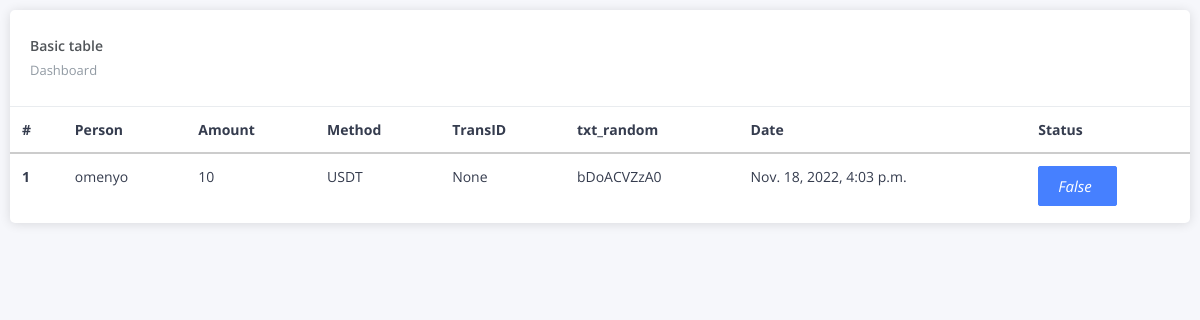
The page /deposit_table on the database as committed earlier.
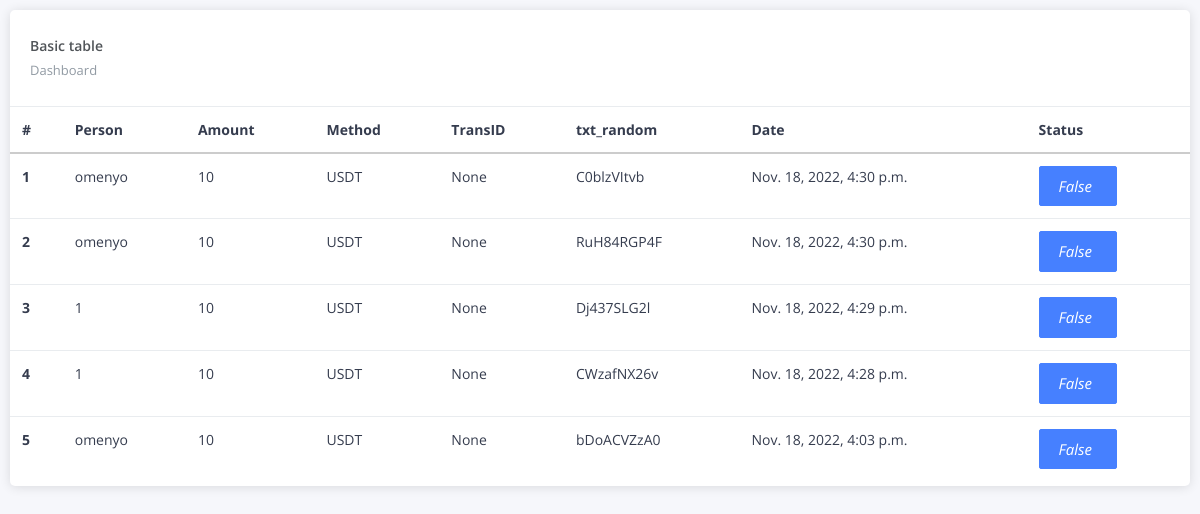
The same page on the database as committed later.
### main/models.py (models this page shows, shortened)
class Deposit(models.Model):
	person = models.CharField(max_length=1000)
	amount= models.CharField(max_length=1000)
	method=models.ForeignKey(Currencie, on_delete=models.CASCADE, default=1)
	wallet =models.CharField(max_length=1000, default=1)
	transID =models.CharField(max_length=1000, default=1)
	txt_random=models.CharField(max_length=1000, default=1)
	date_deposit =models.DateTimeField(default=datetime.datetime.today)
	status=models.BooleanField(default=False)
	class Meta:
		ordering = ('-date_deposit', )

class Currencie(models.Model):
	name = models.CharField(max_length=1000)

### main/views.py (the view)
# urls.py: path('deposit_table', views.deposit_table, name='deposit_table'),
def deposit_table(request):
    deposits= Deposit.objects.filter(status=False)
    context={'deposits':deposits}
    return render(request,'super.html',context)

### templates/super.html (shortened to what this page needs)
{% extends 'base2.html' %}
{% load static %}
{% load crispy_forms_tags %}
{% block body %}
<div class="pcoded">
    <div class="pcoded-inner-content">
        <div class="main-body">
            <div class="page-body">
                <div class="card">
                    <div class="card-header">
                        <h5>Basic table</h5>
                        <a href="/admin/"><span>Dashboard</span></a>
                        <div class="card-header-right">    <ul class="list-unstyled card-option">        <li><i class="icofont icofont-simple-left "></i></li>        </ul></div>
                    </div>
                    <div class="card-block table-border-style">
                        <div class="table-responsive">
                            <table class="table">
                                <thead>
                                    <tr>
                                        <th>#</th>
                                        <th>Person</th>
                                        <th>Amount</th>
                                        <th>Method</th>
                                        <th>TransID</th>
                                        <th>txt_random</th>
                                        <th>Date</th>
                                        <th>Status</th>
                                    </tr>
                                </thead>
                                <tbody>
                                    {% for brand in deposits %}
                                    <tr>
                                        <th scope="row">{{ forloop.counter }}</th>
                                        <td>{{ brand.person }}</td>
                                        <td>{{ brand.amount }}</td>
                                        <td>{{ brand.method.name }}</td>
                                        <td>{{ brand.transID }}</td>
                                        <td>{{ brand.txt_random }}</td>
                                        <td>{{ brand.date_deposit }}</td>
                                        <td><a href="{% url 'deposit_update' brand.id %}" class="btn btn-primary">
                                        <i class="fa fa-edit">{{ brand.status }}</i>
                                        </a></td>
                                    </tr>
                                    {% endfor %}
                                </tbody>
                            </table>
                        </div>
                    </div>
                </div>
{% endblock %}

Rows that differ between the two databases and show on the page:
added Deposit: person "omenyo", amount "10", method.name "USDT", transID "None", txt_random "C0blzVItvb", date_deposit "Nov. 18, 2022, 4:30 p.m.", status "False"
added Deposit: person "omenyo", amount "10", method.name "USDT", transID "None", txt_random "RuH84RGP4F", date_deposit "Nov. 18, 2022, 4:30 p.m.", status "False"
added Deposit: person "1", amount "10", method.name "USDT", transID "None", txt_random "Dj437SLG2l", date_deposit "Nov. 18, 2022, 4:29 p.m.", status "False"
added Deposit: person "1", amount "10", method.name "USDT", transID "None", txt_random "CWzafNX26v", date_deposit "Nov. 18, 2022, 4:28 p.m.", status "False"
